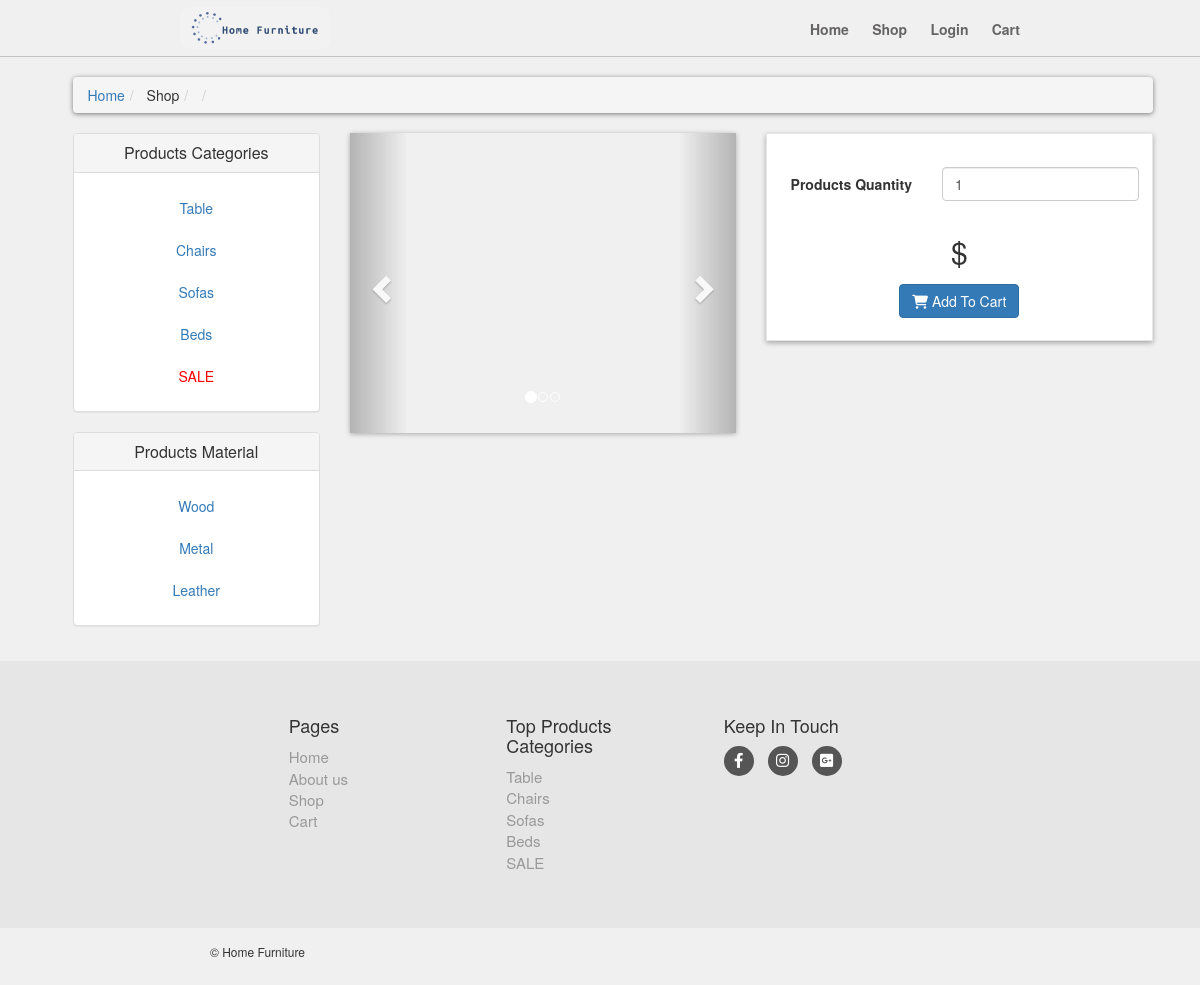
/details.php, run on the app's committed database.
### tables this page shows
CREATE TABLE `product_categories` (
  `p_category_id` int(10) NOT NULL,
  `p_category_title` varchar(50) NOT NULL,
  `p_category_desc` varchar(200) NOT NULL
);

CREATE TABLE `product_material` (
  `p_material_id` int(10) NOT NULL,
  `p_material_title` varchar(50) NOT NULL,
  `p_material_desc` varchar(200) NOT NULL
);

### includes/functions.php (the view, shortened to what this page needs)
<?php
$db = mysqli_connect("localhost", "root", "", "db");
function getPCategories(){
    global $db;
    $get_p_categories = "select * from product_categories";
    $run_p_categories = mysqli_query($db, $get_p_categories);
    while($row_p_categories=mysqli_fetch_array($run_p_categories)){
        $p_category_id = $row_p_categories['p_category_id'];
        $p_category_title = $row_p_categories['p_category_title'];
        if($p_category_title == 'SALE'){
            echo "
                <li>
                    <a style='color:red;' class= 'text-center' href='shop.php?p_categories=$p_category_id'> $p_category_title </a>
                </li>
            ";
        }else
            echo "
            <li>
                <a class= 'text-center' href='shop.php?p_categories=$p_category_id'> $p_category_title </a>
            </li>
        ";}
}
function getMaterial(){
    global $db;
    $get_p_material = "select * from product_material";
    $run_p_material = mysqli_query($db, $get_p_material);
    while($row_p_material=mysqli_fetch_array($run_p_material)){
        $p_material_id = $row_p_material['p_material_id'];
        $p_material_title = $row_p_material['p_material_title'];
        echo "
            <li>
                <a class= 'text-center' href='shop.php?p_material=$p_material_id'> $p_material_title </a>
            </li>
        ";
    }
}
?>

### includes/header.php (shortened to what this page needs)
<?php
    include("includes/functions.php");
?>
<!DOCTYPE html>
<html lang="en">
<head>
    <link rel="stylesheet" href="https://cdn.jsdelivr.net/npm/bootstrap@5.2.2/dist/css/bootstrap.min.css">
    <link rel="stylesheet" href="style/style.css">
    <link href="https://maxcdn.bootstrapcdn.com/bootstrap/3.3.7/css/bootstrap.min.css" rel="stylesheet"/>
    <link rel="stylesheet" href="path/to/bootstrap/css/bootstrap.min.css">
    <link rel="stylesheet" href="https://cdnjs.cloudflare.com/ajax/libs/font-awesome/6.4.0/css/all.min.css">
</head>
<body>
    <div id="top">
        <div class="holder row-flex">
            <a href="index.php" class="logo-container"><img class="logo" src="images/img-logo.jpg" id="logo"></a>
            <ul class="menu">
                <li class="<?php if($active == 'Home') echo "active"; ?>">
                    <a href="index.php">Home</a>
                </li>
                <li  class="<?php if($active == 'Shop') echo "active"; ?>">
                    <a href="shop.php">Shop</a>
                </li>
                <li>
                <?php
                if (isset($_SESSION["user"])) {
                    echo "<a href='logout.php'>Logout</a>";
                }
                else {
                    echo "<a href='login.php'>Login</a>";
                }
                ?>
                 </li>
                <li  class="<?php if($active == 'Cart') echo "active"; ?>">
                    <a href="cart.php">Cart</a>
                </li>
            </ul>
        </div>
    </div>

### details.php (shortened to what this page needs)
<?php
    include("includes/header.php");
?>
    <div id="content">
        <div class="container">
            <div class="col-md-12">
                <ul class="breadcrumb">
                    <li><a href="index.php">Home</a></li>
                    <li>
                        Shop
                    </li>
                    <li>
                    </li>
                    <li>
                    </li>
                </ul>
            </div>
            <div class="col-md-3">
                <?php
                    include("includes/sidebar.php");
                ?>
            </div>
            <div class="col-md-9">
                <div id="productMain" class="row">
                    <div class="col-sm-6">
                        <div id="mainImage">
                            <div id="myCarousel" class="carousel slide">
                                <ol class="carousel-indicators">
                                    <li data-target = "#myCarousel" data-slide-to="0" class="active"></li>
                                    <li data-target = "#myCarousel" data-slide-to="1"></li>
                                    <li data-target = "#myCarousel" data-slide-to="2"></li>
                                </ol>
                                <div class="carousel-inner">
                                    <div class="item active">
                                        <center><img class="img-responsive" src="product_images/<?php echo $pro_image1; ?>" alt=""></center>
                                    </div>
                                </div>
                                <a href="#myCarousel" class="left carousel-control" data-slide="prev">
                                    <span class="glyphicon glyphicon-chevron-left"></span>
                                </a>
                                <a href="#myCarousel" class="right carousel-control" data-slide="next">
                                    <span class="glyphicon glyphicon-chevron-right"></span>
                                </a>
                            </div>
                        </div>
                    </div>
                    <div class="col-sm-6">
                        <div class="box">
                            <form action="details.php?add_cart=<?php echo $product_id; ?>" class="form-horizontal" method="post">
                                <div class="form-group">
                                    <label for="" class="col-md-5 control-label">Products Quantity</label>
                                    <div class="col-md-7">
                                    <input name="product_qty" type="number" id="typeNumber" class="form-control" value="1"/>
                                    </div>
                                </div>
                                <?php if($p_category_title === 'SALE'){ echo "<p class='price' style = 'text-decoration: line-through'>$$pro_price</p>";}else{echo "<p class='price'>$$pro_price</p>";}?></p>
                                <p class="text-center buttons"><button class="btn btn-primary"><i class="fa fa-shopping-cart"></i> Add To Cart</button></p>
                            </form>
                        </div>
                    </div>
                </div>
            </div>
        </div>
    </div>
    <?php
            include("includes/footer.php");
        ?>
</body>

### includes/sidebar.php
<div class="panel panel-default sidebar-menu">
    <div class="panel-heading">
        <h3 class="text-center panel-title">Products Categories</h3>
    </div>
    <div class="panel-body">
        <ul class="row nav nav-pills nav-stacked category-menu">
            <?php
                getPCategories();
            ?>
        </ul>
    </div>
</div>
<div class="panel panel-default sidebar-menu">
    <div class="panel-heading">
            <h3 class="text-center panel-title">Products Material</h3>
    </div>
    <div class="panel-body">
        <ul class="row nav nav-pills nav-stacked category-menu">
            <?php
                getMaterial();
            ?>
        </ul>
    </div>
</div>

### includes/footer.php (shortened to what this page needs)
<div id="footer">
    <div class="holder">
        <div class="row justify-content-center">
            <div class="col-sm-6 col-md-3">
                <h4>Pages</h4>
                <ul>
                    <li><a href="index.php">Home</a></li>
                    <li><a href="index.php">About us</a></li>
                    <li><a href="shop.php">Shop</a></li>
                    <li><a href="cart.php">Cart</a></li>
                </ul>
            </div>
            <div class="com-sm-6 col-md-3">
                <h4>Top Products Categories</h4>
                <ul>
                    <?php
                            $get_p_categories = "select * from product_categories";
                            $run_p_categories = mysqli_query($db, $get_p_categories);
                            while($row_p_categories=mysqli_fetch_array($run_p_categories)){
                                $p_category_id = $row_p_categories['p_category_id'];
                                $p_category_title = $row_p_categories['p_category_title'];
                                echo "
                                    <li>
                                        <a href ='shop.php?p_categories=$p_category_id'>
                                            $p_category_title
                                        </a>
                                    </li>
                                ";
                            }
                    ?>
                </ul>
            </div>
            <div class="col-sm-6 col-md-3">
                <h4>Keep In Touch</h4>
                <p class="social">
                    <a href="#" class="fa-brands fa-facebook-f"></a>
                    <a href="#" class="fa-brands fa-instagram"></a>
                    <a href="#" class="fa-brands fa-square-google-plus"></a>
                </p>
            </div>
        </div>
    </div>
</div>
<div id="copyright">
    <div class="holder row justify-content-center">
        <div class="col-md-6">
            <p class="pull-left">
                &copy; Home Furniture
            </p>
        </div>
    </div>
</div>

### style/style.css (style rules this page uses)
* { box-sizing: border-box; margin: 0; padding: 0; }
ul, li, dl, ol, p, a, img { margin: 0; padding: 0; }
body { font-size: 14px; line-height: 1.42857143; color: #333333; background-color: #f0f0f0 !important; font-family: 'Roboto', sans-serif; }
#content .box { background: #ffffff; margin: 0 0 30px; border: solid 1px #e6e6e6; padding: 1.25rem; box-shadow: 0px 2px 5px rgba(0, 0, 0, .3); }
.holder { width: 70%; margin: 0 auto; }
img { max-width: 100%; }
#content img { width: 100%; object-fit: cover; max-width: none; min-height: 300px; max-height: 300px; }
.row-flex { display: flex; justify-content: space-between; }
#top { padding: .7rem 0; border-bottom: 1px solid #c3c3c3; }
.menu { width: 25%; display: flex; justify-content: space-between; align-items: center; list-style-type: none; margin-bottom: 0; }
.menu a { text-decoration: none; }
.menu li a { font-weight: bold; color: #666464; padding: 0.45rem 0; }
.logo-container { display: flex; width: 30%; }
.logo { align-self: center; max-height: 45px; width: 150px; border-radius: 10px; filter: brightness(0.95); }
#content { padding-left: 25px; }
.breadcrumb { padding: 8px 15px; margin: 20px 0; background-color: #ffffff; border-radius: 5px; box-shadow: 0px 1px 5px rgba(0, 0, 0, .5); }
#content #productMain { margin-bottom: 30px; }
#content #productMain .price { font-size: 30px; font-weight: 300; text-align: center; margin-top: 30px; }
#content #mainImage { box-shadow: 0 1px 5px rgba(0, 0, 0, .3); }
#footer { margin-top: 15px; background: #e6e6e6; padding: 45px 0; }
#footer a { color: #999999; text-decoration: none; }
#footer ul { list-style: none; padding-left: 0px; font-size: 15px; }
#footer .social { text-align: left; }
#footer .social a { margin: 0 10px 0 0; display: inline-block; color: #ffffff; width: 30px; height: 30px; border-radius: 15px; line-height: 30px; font-size: 15px; text-align: center; vertical-align: bottom; background-color: #555555; text-decoration: none; }
#copyright { padding: 15px 0px; font-size: 12px; }
.form-group { margin-bottom: 25px; }

### data on the page
product_categories: p_category_title "Table"
product_categories: p_category_title "Chairs"
product_categories: p_category_title "Sofas"
product_categories: p_category_title "Beds"
product_categories: p_category_title "SALE"
product_material: p_material_title "Wood"
product_material: p_material_title "Metal"
product_material: p_material_title "Leather"
